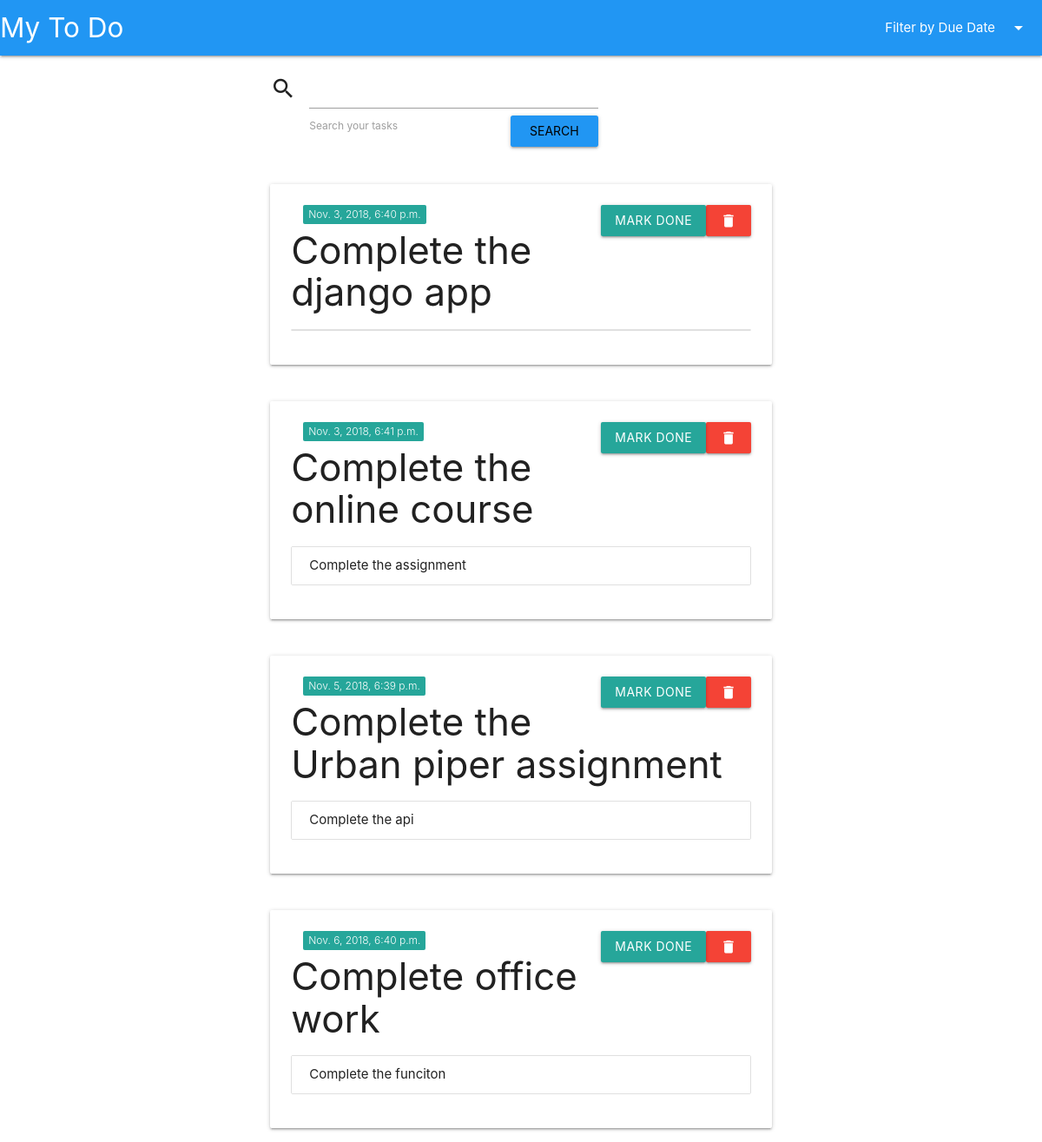
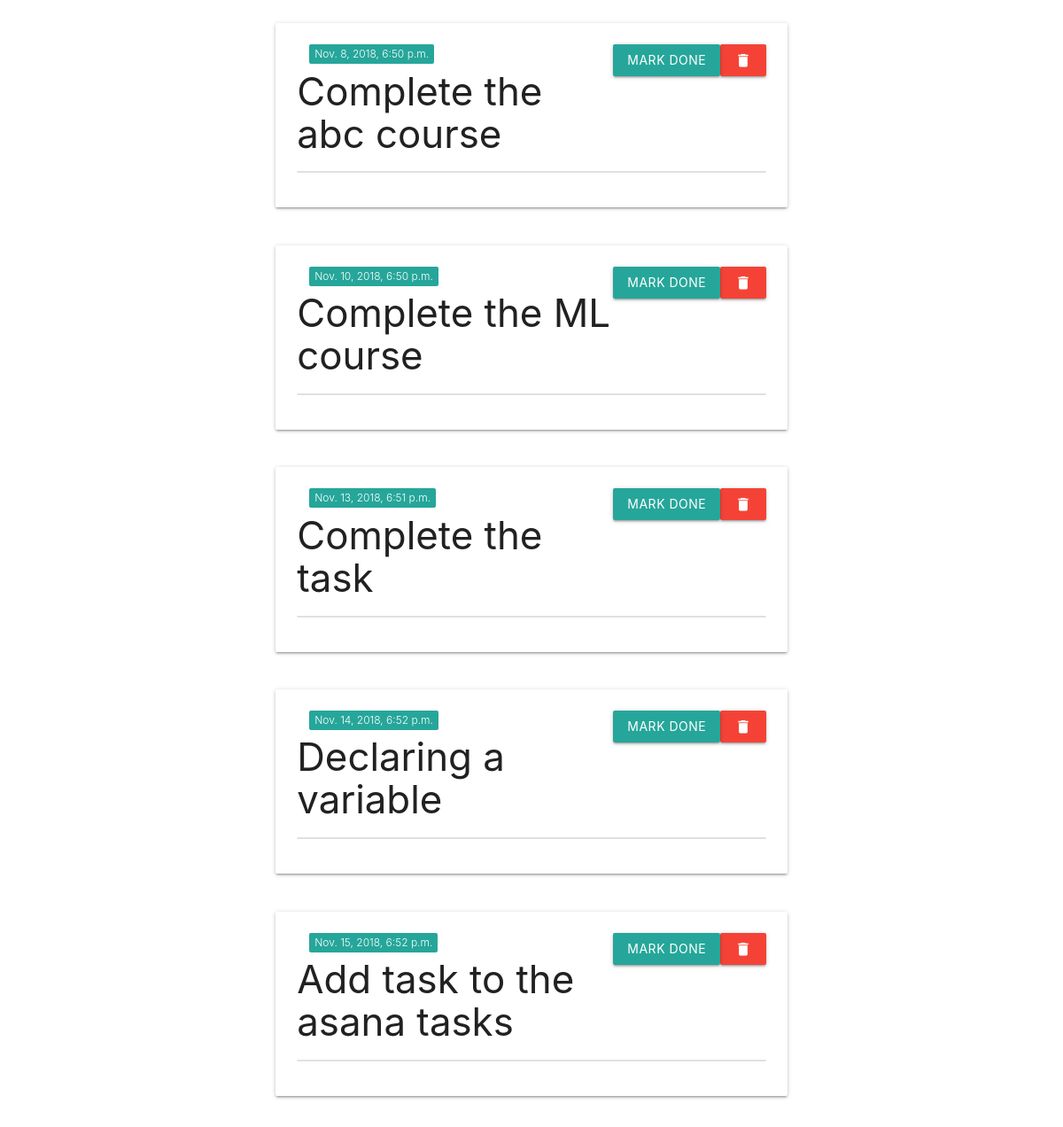
The page / on the database its author committed (2 pictures, top to bottom).
### tasks/models.py (models this page shows, shortened)
class Task(models.Model):
	user = models.ForeignKey('auth.User', on_delete=models.CASCADE, related_name='tasks')
	title = models.CharField(max_length=255)
	due_date = models.DateTimeField()
	done = models.BooleanField(default=False)
	deleted = models.BooleanField(default=False)
	class Meta:
		ordering = ['due_date']
	def get_delete_url(self):
		return reverse("task-delete", kwargs={"pk": self.id})
	def get_done_url(self):
		return reverse("task-done", kwargs={"pk": self.id})

class SubTask(models.Model):
	task = models.ForeignKey(Task, related_name="subtasks", on_delete=models.CASCADE)
	content = models.CharField(max_length=255)
	done = models.BooleanField(default=False)

### tasks/api/views.py (the view, shortened to what this page needs)
# urls.py: path(r'', TaskList.as_view(), name="task-list"),
class TaskList(generics.ListCreateAPIView):
	serializer_class = TaskSerializer
	queryset = Task.objects.all().filter(deleted=False)
	renderer_classes = (TemplateHTMLRenderer, )
	def get(self, request, *args, **kwargs):
		qs = self.get_queryset()
		return Response({'tasks': qs}, template_name='index.html')
	def get_queryset(self):
		queryset = Task.objects.all().filter(deleted=False)
		query = self.request.GET.get('query')
		date = self.request.GET.get('date')
		if query:
			queryset = queryset.filter(title__icontains=query)
		return queryset

### tasks/templates/index.html (shortened to what this page needs)
{% load tasks_extras %}
{% load static %}
 <!DOCTYPE html>
  <html>
    <head>
      <link rel="stylesheet" href="https://cdnjs.cloudflare.com/ajax/libs/materialize/1.0.0-alpha.4/css/materialize.min.css">
    </head>
    <body>
      <nav>
        <div class="nav-wrapper blue">
          <a href="#!" class="brand-logo">My To Do</a>
          <ul class="right hide-on-med-and-down">
            <li><a class="dropdown-trigger" href="#!" data-target="dropdown1">Filter by Due Date<i class="material-icons right">arrow_drop_down</i></a></li>
          </ul>
        </div>
      </nav>
      <div class="row">
        <div class="input-field col s4 offset-s3">
          <form method="GET" action="{% url 'task-list' %}">
            <i class="material-icons prefix">search</i>
            <input id="searchby" type="text" name="query" class="validate">
            <label for="searchby">Search your tasks</label>
            <input class="waves-effect waves-light blue right btn" type="submit" name="" value="Search">
          </form>
        </div>
      </div>
      {% for task in tasks %}
       <div class="row">
        <div class="col s6 offset-s3">
          <div class="card">
            <div class="card-content">
              <span class="new badge left" data-badge-caption="{{ task.due_date }}"></span>
              <a class="waves-effect waves-light red right btn mark-deleted" data-href="{{ task.get_delete_url }}"><i class="material-icons">delete</i></a>
              {% if task.done %}
              <a class="waves-effect waves-light green right btn">Completed</a>
              {% else %}
              <a class="waves-effect waves-light right btn mark-done" data-href="{{ task.get_done_url }}">Mark Done</a>
              {% endif %}
              <h3>{{ task.title }}</h3>
               <ul class="collection">
                {% for sub_task in task.subtasks.all %}
                  <li class="collection-item">{{ sub_task.content }}</li>
                {% endfor %}
              </ul>
            </div>
          </div>
        </div>
      </div>
    {% endfor %}
    </body>
  </html>

### rows shown on the page
Task: title "Complete the django app"
Task: title "Complete the online course"
SubTask: content "Complete the assignment"
Task: title "Complete the Urban piper assignment"
SubTask: content "Complete the api"
Task: title "Complete office work"
SubTask: content "Complete the funciton"
Task: title "Complete the abc course"
Task: title "Complete the ML course"
Task: title "Complete the task"
Task: title "Declaring a variable"
Task: title "Add task to the asana tasks"
